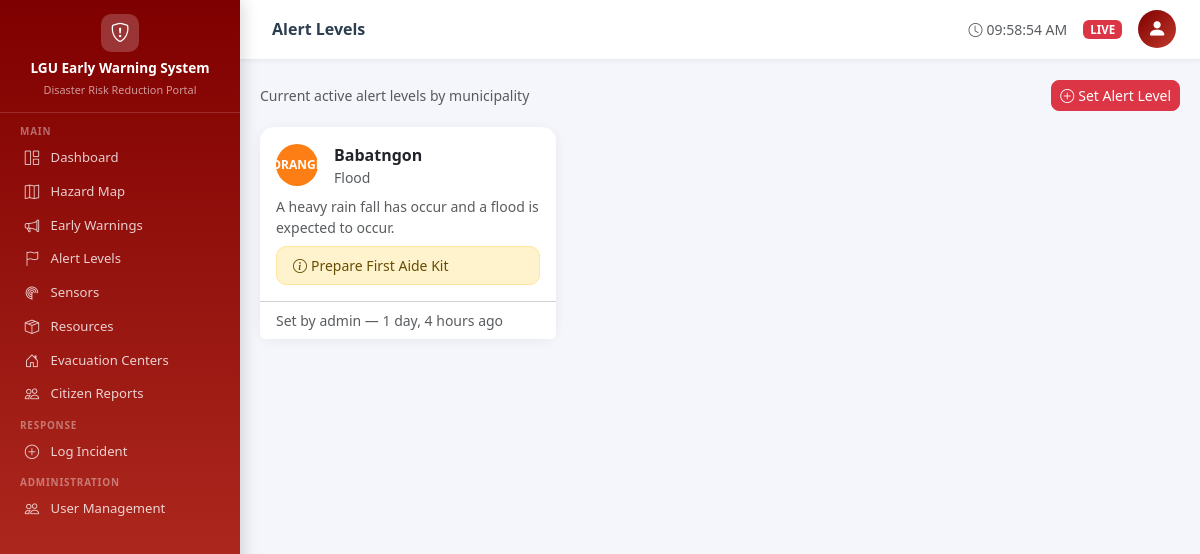
The page /alerts/ (signed in) on the database its author committed.
### incidents/models.py (models this page shows, shortened)
class AlertLevel(models.Model):
    LEVEL_CHOICES = [
        ('GREEN', 'Green — Normal'),
        ('YELLOW', 'Yellow — Advisory'),
        ('ORANGE', 'Orange — Warning'),
        ('RED', 'Red — Danger'),
    ]
    hazard_type = models.CharField(max_length=20, choices=HazardSensor.HAZARD_TYPES)
    level = models.CharField(max_length=10, choices=LEVEL_CHOICES, default='GREEN')
    municipality = models.CharField(max_length=100)
    description = models.TextField(blank=True)
    recommended_action = models.TextField(blank=True)
    set_by = models.ForeignKey(
        settings.AUTH_USER_MODEL, on_delete=models.SET_NULL, null=True
    )
    is_active = models.BooleanField(default=True)
    created_at = models.DateTimeField(auto_now_add=True)
    updated_at = models.DateTimeField(auto_now=True)
    class Meta:
        ordering = ['-created_at']

### accounts/models.py (models this page shows, shortened)
class User(AbstractUser):
    ROLE_LGU_ADMIN = 'LGU_ADMIN'
    ROLE_DISPATCHER = 'DISPATCHER'
    ROLE_PUBLIC = 'PUBLIC'
    ROLE_CHOICES = [
        (ROLE_LGU_ADMIN, 'LGU Admin'),
        (ROLE_DISPATCHER, 'Dispatcher'),
        (ROLE_PUBLIC, 'Public Viewer'),
    ]
    role = models.CharField(max_length=20, choices=ROLE_CHOICES, default=ROLE_PUBLIC)
    municipality = models.CharField(max_length=100, blank=True)
    contact_number = models.CharField(max_length=20, blank=True)
    profile_photo = models.ImageField(upload_to='profiles/', blank=True, null=True)

### incidents/views.py (the view)
# urls.py: path('alerts/', views.alert_level_list, name='alert_level_list'),
@login_required
def alert_level_list(request):
    levels = AlertLevel.objects.filter(is_active=True).order_by('municipality', 'hazard_type')
    return render(request, 'incidents/alert_level_list.html', {'levels': levels})

### templates/incidents/alert_level_list.html (shortened to what this page needs)
{% extends 'base.html' %}
{% block page_title %}Alert Levels{% endblock %}
{% block content %}
<div class="d-flex justify-content-between align-items-center mb-3">
  <span class="text-muted small">Current active alert levels by municipality</span>
  {% if user.role == 'LGU_ADMIN' %}
  <a href="{% url 'alert_level_set' %}" class="btn btn-danger btn-sm"><i class="bi bi-plus-circle me-1"></i>Set Alert Level</a>
  {% endif %}
</div>
<div class="row g-3">
{% for l in levels %}
<div class="col-md-6 col-lg-4">
  <div class="card h-100 border-{% if l.level == 'RED' %}danger{% elif l.level == 'ORANGE' %}warning{% elif l.level == 'YELLOW' %}warning{% else %}success{% endif %}">
    <div class="card-body">
      <div class="d-flex align-items-center gap-3 mb-2">
        <div class="rounded-circle d-flex align-items-center justify-content-center fw-bold text-white"
          style="width:42px;height:42px;font-size:.75rem;background:{% if l.level == 'RED' %}#dc3545{% elif l.level == 'ORANGE' %}#fd7e14{% elif l.level == 'YELLOW' %}#ffc107{% else %}#198754{% endif %};">
          {{ l.level }}
        </div>
        <div>
          <div class="fw-bold">{{ l.municipality }}</div>
          <div class="small text-muted">{{ l.get_hazard_type_display }}</div>
        </div>
      </div>
      {% if l.description %}<p class="small text-muted mb-2">{{ l.description }}</p>{% endif %}
      {% if l.recommended_action %}
      <div class="alert alert-warning py-2 mb-0 small">
        <i class="bi bi-info-circle me-1"></i>{{ l.recommended_action }}
      </div>
      {% endif %}
    </div>
    <div class="card-footer bg-white small text-muted">
      Set by {{ l.set_by.username|default:"System" }} — {{ l.created_at|timesince }} ago
    </div>
  </div>
</div>
{% empty %}
<div class="col-12 text-center text-muted py-5">
  <i class="bi bi-traffic-light d-block fs-1 mb-2"></i>
  No alert levels set. All areas at normal status.
</div>
{% endfor %}
</div>
{% endblock %}

### templates/base.html (style rules this page uses)
body { background: #f4f6fb; font-family: 'Segoe UI', sans-serif; }
.card { border: none; border-radius: 14px; box-shadow: 0 2px 12px rgba(0,0,0,.06); }
.btn { border-radius: 8px; font-size: .875rem; }
.alert { border-radius: 10px; }

### rows shown on the page
AlertLevel: level "ORANGE", municipality "Babatngon", hazard_type "Flood", description "A heavy rain fall has occur and a flood is expected to occur.", recommended_action "Prepare First Aide Kit", set_by.username "admin", created_at "1 day, 4 hours"
